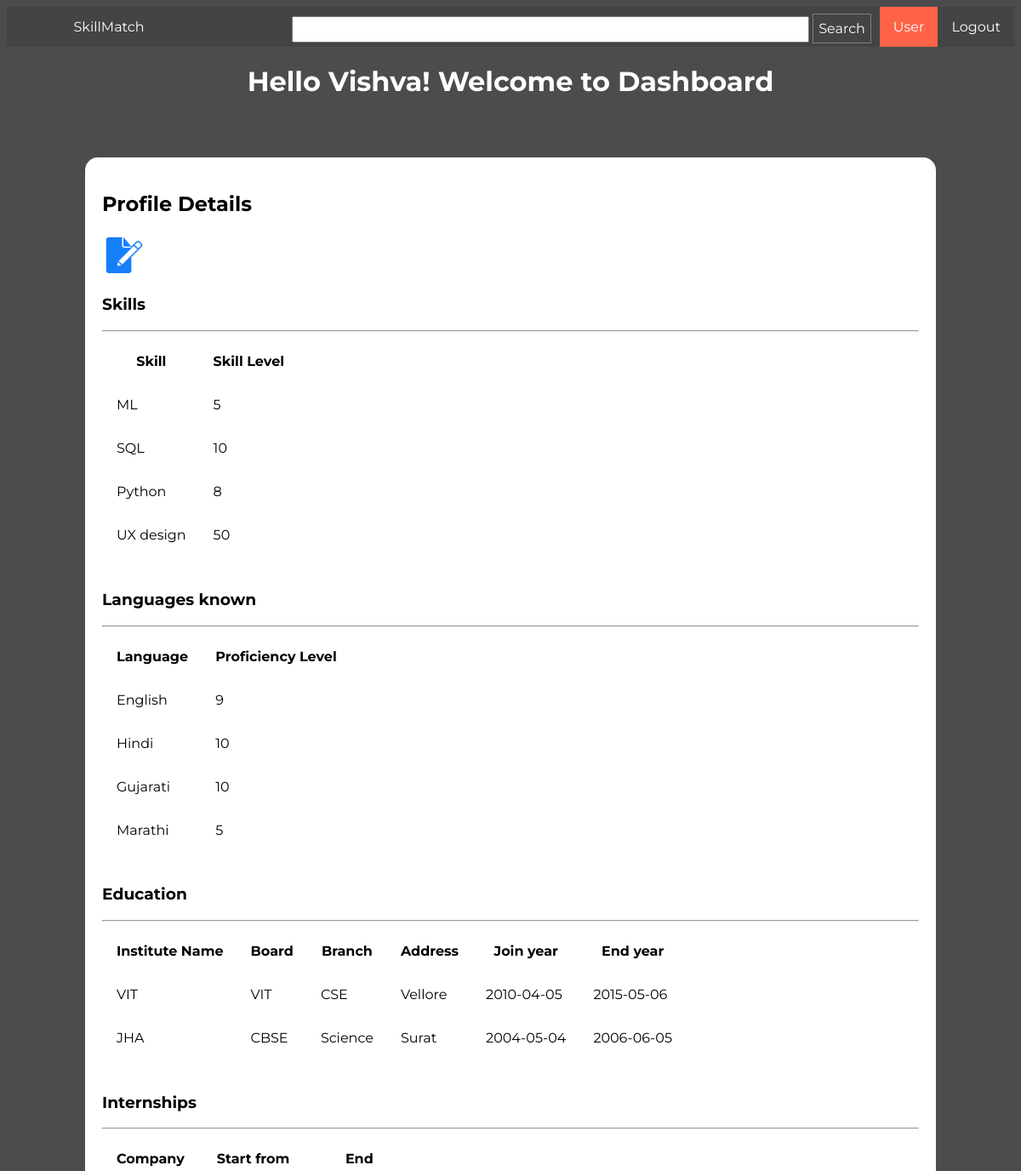
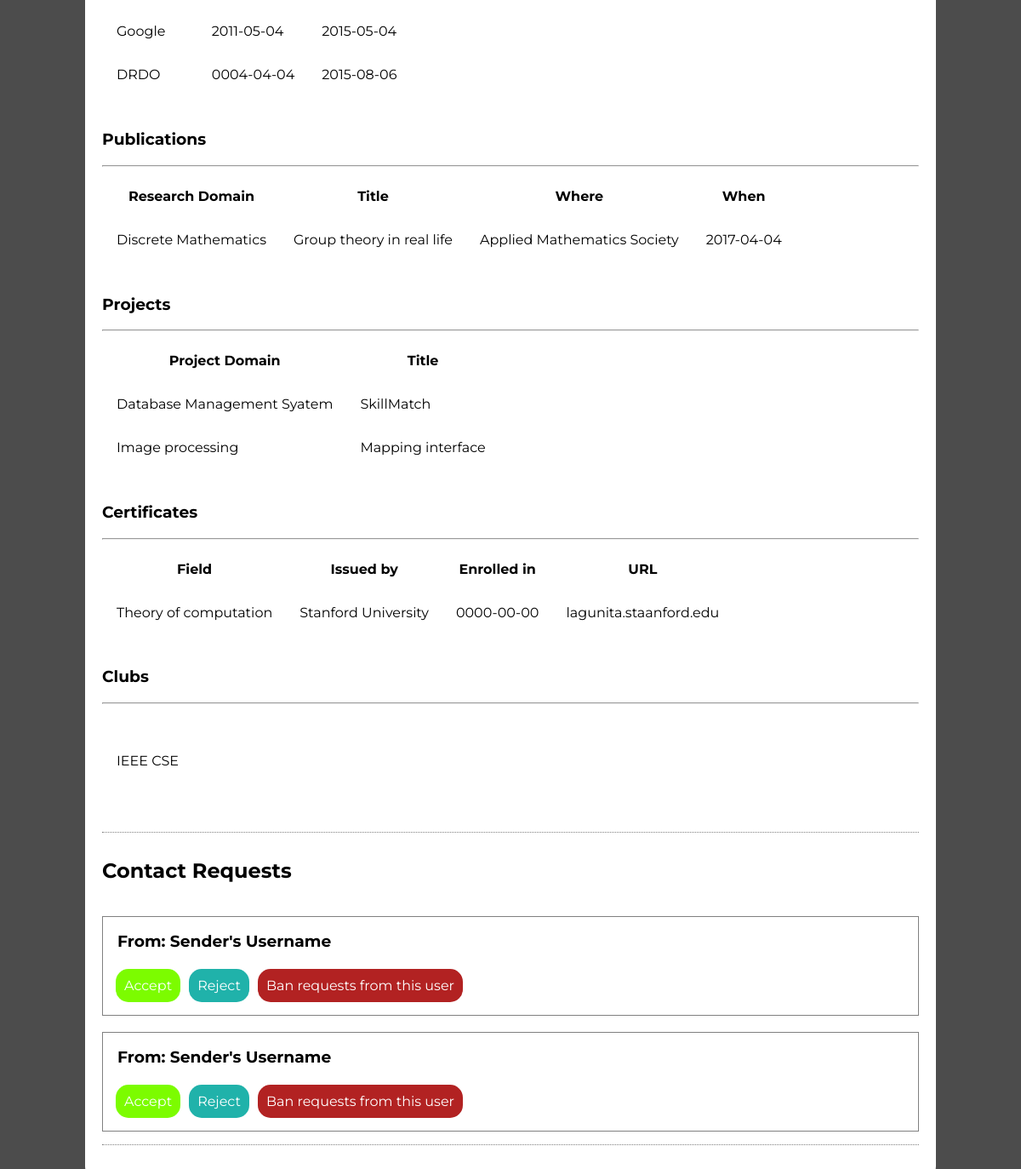
The page /dashboard/outputtest.php (signed in) on the database its author committed (2 pictures, top to bottom).
### tables this page shows
CREATE TABLE `skills` (
  `skillid` int(11) NOT NULL,
  `reg_no` varchar(9) NOT NULL,
  `skillname` varchar(100) DEFAULT NULL,
  `skilllevel` int(3) DEFAULT NULL
);

CREATE TABLE `languages` (
  `languageID` int(11) NOT NULL,
  `reg_no` varchar(9) DEFAULT NULL,
  `language_name` varchar(50) DEFAULT NULL,
  `lang_level` varchar(10) DEFAULT NULL
);

CREATE TABLE `education` (
  `education_id` int(11) NOT NULL,
  `reg_no` varchar(9) DEFAULT NULL,
  `institute_name` varchar(100) DEFAULT NULL,
  `institute_board` varchar(10) DEFAULT NULL,
  `branch` varchar(100) DEFAULT NULL,
  `institute_address` varchar(100) DEFAULT NULL,
  `joined_year` date DEFAULT NULL,
  `end_year` date DEFAULT NULL
);

CREATE TABLE `internships` (
  `internship_id` int(11) NOT NULL,
  `recuitor` varchar(50) DEFAULT NULL,
  `istart` date DEFAULT NULL,
  `iend` date DEFAULT NULL,
  `reg_no` varchar(9) DEFAULT NULL
);

CREATE TABLE `publications` (
  `reg_no` varchar(9) DEFAULT NULL,
  `pub_id` int(11) NOT NULL,
  `publication_domain` varchar(100) DEFAULT NULL,
  `publication_title` varchar(100) NOT NULL,
  `published_in` varchar(100) DEFAULT NULL,
  `pub_year` date DEFAULT NULL
);

CREATE TABLE `projects` (
  `reg_no` varchar(9) DEFAULT NULL,
  `project_domain` varchar(100) DEFAULT NULL,
  `project_title` varchar(100) DEFAULT NULL,
  `projectid` int(11) NOT NULL
);

CREATE TABLE `certificate` (
  `reg_no` varchar(9) DEFAULT NULL,
  `certificate_field` varchar(100) DEFAULT NULL,
  `issued_by` varchar(100) DEFAULT NULL,
  `certified_year` date DEFAULT NULL,
  `certificate_URL` varchar(100) NOT NULL,
  `certiid` int(11) NOT NULL
);

CREATE TABLE `clubs` (
  `reg_no` varchar(9) DEFAULT NULL,
  `club_id` int(11) NOT NULL,
  `club_name` varchar(100) DEFAULT NULL
);

### dashboard/outputtest.php (the view, shortened to what this page needs)
<!DOCTYPE html>
<html>
<head>
    <link href="../css/dashboard.css" rel="stylesheet" />
</head>
<body>
<?php
$con = mysqli_connect("localhost", "root", "", "skillmatch");
?>
    <nav>
        <ul>
            <li><a href="../logout/logout.php">Logout</a></li>
			<li class="active"><a>User</a></li>
            <li>
                <form name="searchForm" id="searchForm" action="./searchresultdash.html">
                    <input type="text" name="searchText" id="searchInput" />
                    <input type="submit" value="Search" id="searchButton" />
                </form>
            </li>
            <li id="logo"><a href="../home.php">SkillMatch</a></li>
        </ul>
    </nav>
    <header>
        <h1>Hello <?php echo $_SESSION['fname']; ?>! Welcome to Dashboard</h1></header>
    <section class="profile">
        <article id="profileDetails">
            <h2>Profile Details</h2> <a href = "../inputprofile/profileform.php"><img src="../img/edit.png" height="50 px" width="50 px"></img></a>
            <br>
            <h3>Skills</h3>
            <hr>
            <table>
                <thead>
                    <th>Skill</th>
                    <th>Skill Level</th>
                </thead>
<?php
$vishva =$_SESSION['username'];
$result = mysqli_query($con,"SELECT skillname, skilllevel FROM skills WHERE reg_no='$vishva'");
while($row = mysqli_fetch_array($result))
{
echo "<tr>";
echo "<td>" . $row['skillname'] . "</td>";
echo "<td>" . $row['skilllevel'] . "</td>";
echo "</tr>";
}
echo "</table>";
?>
<br>
<h3>Languages known</h3>
            <hr>
            <table>
                <thead>
                    <th>Language</th>
                    <th>Proficiency Level</th>
                </thead>
<?php
$vishva =$_SESSION['username'];
$rl = mysqli_query($con,"SELECT language_name, lang_level FROM languages WHERE reg_no='$vishva'");
while($row = mysqli_fetch_array($rl))
{
echo "<tr>";
echo "<td>" . $row['language_name'] . "</td>";
echo "<td>" . $row['lang_level'] . "</td>";
echo "</tr>";
}
echo "</table>";
?>
<br>
 <h3>Education</h3>
            <hr>
            <table>
                <thead>
                    <th>Institute Name</th>
                    <th>Board</th>
                    <th>Branch</th>
                    <th>Address</th>
                    <th>Join year</th>
                    <th>End year</th>
                </thead>
<?php
$redu = mysqli_query($con,"SELECT institute_name, institute_board, branch, institute_address, joined_year, end_year FROM education WHERE reg_no='$vishva'");
while($row = mysqli_fetch_array($redu))
{
echo "<tr>";
echo "<td>" . $row['institute_name'] . "</td>";
echo "<td>" . $row['institute_board'] . "</td>";
echo "<td>" . $row['branch'] . "</td>";
echo "<td>" . $row['institute_address'] . "</td>";
echo "<td>" . $row['joined_year'] . "</td>";
echo "<td>" . $row['end_year'] . "</td>";
echo "</tr>";
}
echo "</table>";
?>
<br>
<h3>Internships</h3>
            <hr>
            <table>
                <thead>
                    <th>Company</th>
                    <th>Start from</th>
                    <th>End</th>
                </thead>
<?php
$rint = mysqli_query($con,"SELECT recuitor, istart, iend FROM internships WHERE reg_no='$vishva'");
while($row = mysqli_fetch_array($rint))
{
echo "<tr>";
echo "<td>" . $row['recuitor'] . "</td>";
echo "<td>" . $row['istart'] . "</td>";
echo "<td>" . $row['iend'] . "</td>";
echo "</tr>";
}
echo "</table>";
?>
<br>
<h3>Publications</h3>
            <hr>
            <table>
                <thead>
                    <th>Research Domain</th>
                    <th>Title</th>
                    <th>Where</th>
                    <th>When</th>
                </thead>
<?php
$rpub = mysqli_query($con,"SELECT publication_domain, publication_title, published_in, pub_year FROM publications WHERE reg_no='$vishva'");
while($row = mysqli_fetch_array($rpub))
{
echo "<tr>";
echo "<td>" . $row['publication_domain'] . "</td>";
echo "<td>" . $row['publication_title'] . "</td>";
echo "<td>" . $row['published_in'] . "</td>";
echo "<td>" . $row['pub_year'] . "</td>";
echo "</tr>";
}
echo "</table>";
?>
<br>
<h3>Projects</h3>
            <hr>
            <table>
                <thead>
                    <th>Project Domain</th>
                    <th>Title</th>
                </thead>
<?php
$rproj = mysqli_query($con,"SELECT project_domain, project_title FROM projects WHERE reg_no='$vishva'");
while($row = mysqli_fetch_array($rproj))
{
echo "<tr>";
echo "<td>" . $row['project_domain'] . "</td>";
echo "<td>" . $row['project_title'] . "</td>";
echo "</tr>";
}
echo "</table>";
?>
<br>
<h3>Certificates</h3>
            <hr>
            <table>
                <thead>
                    <th>Field</th>
                    <th>Issued by</th>
                    <th>Enrolled in</th>
                    <th>URL</th>
                </thead>
<?php
$rcer = mysqli_query($con,"SELECT certificate_field, issued_by, certified_year, certificate_URL FROM certificate WHERE reg_no='$vishva'");
while($row = mysqli_fetch_array($rcer))
{
echo "<tr>";
echo "<td>" . $row['certificate_field'] . "</td>";
echo "<td>" . $row['issued_by'] . "</td>";
echo "<td>" . $row['certified_year'] . "</td>";
echo "<td>" . $row['certificate_URL'] . "</td>";
echo "</tr>";
}
echo "</table>";
?>
<br>
<h3>Clubs</h3>
            <hr>
            <table>
                <thead>
                    <th></th>
                </thead>
<?php
$rclub = mysqli_query($con,"SELECT club_name FROM clubs WHERE reg_no='$vishva'");
while($row = mysqli_fetch_array($rclub))
{
echo "<tr>";
echo "<td>" . $row['club_name'] . "</td>";
echo "</tr>";
}
echo "</table>";
?>
<br>
<br>
            <br>
        </article>
        <article id="contactReq">
            <h2>Contact Requests</h2>
            <br>
            <div class="request">
                <h3>From: Sender's Username</h3>
                <br>
                <ul>
                    <li>
                        <input type="button" value="Accept" id="acceptRequest" />
                    </li>
                    <li>
                        <input type="button" value="Reject" id="rejectRequest" />
                    </li>
                    <li>
                        <input type="button" value="Ban requests from this user" id="banRequest" />
                    </li>
                </ul>
            </div>
            <br>
            <div class="request">
                <h3>From: Sender's Username</h3>
                <br>
                <ul>
                    <li>
                        <input type="button" value="Accept" id="acceptRequest" />
                    </li>
                    <li>
                        <input type="button" value="Reject" id="rejectRequest" />
                    </li>
                    <li>
                        <input type="button" value="Ban requests from this user" id="banRequest" />
                    </li>
                </ul>
            </div>
        </article>
    </section>
</body>
</html>

### css/dashboard.css (style rules this page uses)
* { font-family: 'Montserrat', sans-serif; }
html { min-height:100%; background:linear-gradient(0deg,rgba(0,0,0,0.7),rgba(0,0,0,0.7)),url("../img/back5.jpg"); background-size:cover; color:white; }
nav { position: sticky; top:0px; left: 0px; z-index: 1; }
nav ul { list-style-type: none; margin: 0; padding: 0; overflow: hidden; background-color: #444; }
nav li { float: right; }
nav li a { display: block; color: white; text-align: center; padding: 14px 16px; text-decoration: none; }
nav .active { background-color: #ff6347; }
nav form { padding-top: 8px; position: relative; right: 10px; }
#searchInput { color: black; width: 50vw; height: 25px; }
#searchButton { border: 1px solid grey; font-size:16px; height: 35px; color:white; background:#444; }
#logo { float: left; width: 20vw; }
header { text-align: center; }
.profile { color: black; border-radius: 15px; width: 80vw; position: relative; top:6vh; margin:auto; background: white; padding: 10px 20px 40px 20px; }
.profile article { border-bottom:1px dotted grey; padding-top: 10px; }
#profileDetails td,#profileDetails th { padding: 15px; }
#contactReq { padding-bottom: 15px; }
.request { display: block; border: 1px solid grey; padding: 15px; overflow: hidden; }
.request h3 { padding: 2px; margin:0px; }
.request ul { list-style-type: none; margin: 0; padding: 0; overflow: hidden; }
.request li { float: left; }
.request li input { display: block; font-size: 16px; text-align: center; padding:10px; margin-right: 10px; text-decoration: none; border: 0px; border-radius: 15px; color: white; }
#acceptRequest { background: lawngreen; }
#rejectRequest { background:lightseagreen; }
#banRequest { background:firebrick; }

### rows shown on the page
skills: skillname "ML", skilllevel "5"
skills: skillname "SQL", skilllevel "10"
skills: skillname "Python", skilllevel "8"
skills: skillname "UX design", skilllevel "50"
languages: language_name "English", lang_level "9"
languages: language_name "Hindi", lang_level "10"
languages: language_name "Gujarati", lang_level "10"
languages: language_name "Marathi", lang_level "5"
education: institute_name "VIT", institute_board "VIT", branch "CSE", institute_address "Vellore", joined_year "2010-04-05", end_year "2015-05-06"
education: institute_name "JHA", institute_board "CBSE", branch "Science", institute_address "Surat", joined_year "2004-05-04", end_year "2006-06-05"
internships: recuitor "Google", istart "2011-05-04", iend "2015-05-04"
internships: recuitor "DRDO", istart "0004-04-04", iend "2015-08-06"
publications: publication_domain "Discrete Mathematics", publication_title "Group theory in real life", published_in "Applied Mathematics Society", pub_year "2017-04-04"
projects: project_domain "Database Management Syatem", project_title "SkillMatch"
projects: project_domain "Image processing", project_title "Mapping interface"
certificate: certificate_field "Theory of computation", issued_by "Stanford University", certified_year "0000-00-00", certificate_URL "lagunita.staanford.edu"
clubs: club_name "IEEE CSE"

### other values the page prints
$_SESSION['fname'] "Vishva"
